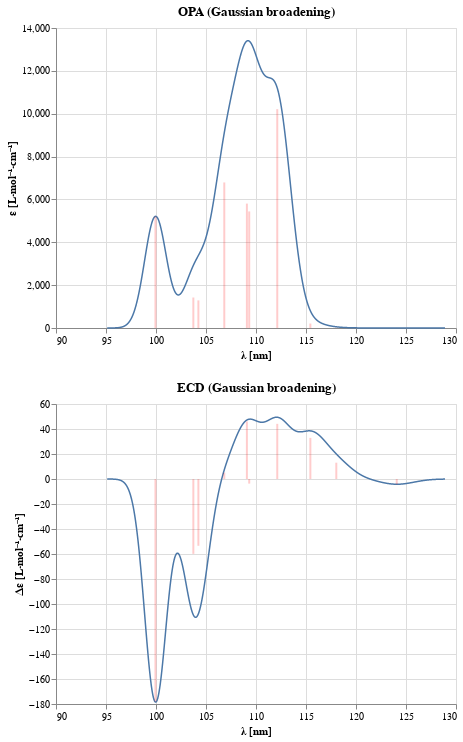

This figure's notebook cell:
### Markdown cell above
We can now plot these spectra with any library we want. In this example, I will use [Altair](https://altair-viz.github.io/) and [pandas](https://pandas.pydata.org/). The raw data is stored in NumPy arrays and any plotting library will work!

### Code cell
from altair_spectrum import plot_spectrum

opa_plot = plot_spectrum(opa_spectrum,
                         title="OPA (Gaussian broadening)",
                         x_title=("λ", "nm"))

ecd_plot = plot_spectrum(ecd_spectrum,
                         title="ECD (Gaussian broadening)",
                         x_title=("λ", "nm"),
                         y_title=("Δε", "L⋅mol⁻¹⋅cm⁻¹"))

opa_plot & ecd_plot

### Figure 1 — Vega-Lite specification as saved in the notebook (floating-point values rounded to 4 significant figures; data arrays with more than 128 entries replaced by an {"elided": "..."} marker saying what was removed)
{"config": {"view": {"continuousWidth": 400, "continuousHeight": 300}}, "vconcat": [{"layer": [{"data": {"name": "data-8704d630b85872274c108887c7e7652c"}, "mark": {"type": "line", "size": 1.5}, "encoding": {"x": {"type": "quantitative", "axis": {"offset": 0, "title": "λ [nm]"}, "field": "x"}, "y": {"type": "quantitative", "axis": {"title": "ε [L⋅mol⁻¹⋅cm⁻¹]"}, "field": "y"}}}, {"data": {"name": "data-8704d630b85872274c108887c7e7652c"}, "mark": "circle", "encoding": {"x": {"type": "quantitative", "axis": {"offset": 0, "title": "λ [nm]"}, "field": "x"}, "y": {"type": "quantitative", "axis": {"title": "ε [L⋅mol⁻¹⋅cm⁻¹]"}, "field": "y"}}, "transform": [{"filter": {"selection": "selector005"}}]}, {"data": {"name": "data-8704d630b85872274c108887c7e7652c"}, "mark": "rule", "encoding": {"opacity": {"condition": {"value": 0.3, "selection": "selector005"}, "value": 0}, "tooltip": [{"type": "quantitative", "field": "x", "format": ".4f", "title": "λ"}, {"type": "quantitative", "field": "y", "format": ".1f", "title": "ε"}], "x": {"type": "quantitative", "field": "x"}}, "selection": {"selector005": {"type": "single", "fields": ["x"], "nearest": true, "on": "mouseover", "empty": "none", "clear": "mouseout"}}}, {"data": {"name": "data-96f4528e78679ae0dc09232ce472f6cc"}, "mark": {"type": "bar", "color": "red", "opacity": 0.2, "size": 2}, "encoding": {"x": {"type": "quantitative", "field": "poles"}, "y": {"type": "quantitative", "field": "residues"}}}], "title": "OPA (Gaussian broadening)"}, {"layer": [{"data": {"name": "data-9ab414dbe373dd37c850cc90b9082bcc"}, "mark": {"type": "line", "size": 1.5}, "encoding": {"x": {"type": "quantitative", "axis": {"offset": 0, "title": "λ [nm]"}, "field": "x"}, "y": {"type": "quantitative", "axis": {"title": "Δε [L⋅mol⁻¹⋅cm⁻¹]"}, "field": "y"}}}, {"data": {"name": "data-9ab414dbe373dd37c850cc90b9082bcc"}, "mark": "circle", "encoding": {"x": {"type": "quantitative", "axis": {"offset": 0, "title": "λ [nm]"}, "field": "x"}, "y": {"type": "quantitative", "axis": {"title": "Δε [L⋅mol⁻¹⋅cm⁻¹]"}, "field": "y"}}, "transform": [{"filter": {"selection": "selector006"}}]}, {"data": {"name": "data-9ab414dbe373dd37c850cc90b9082bcc"}, "mark": "rule", "encoding": {"opacity": {"condition": {"value": 0.3, "selection": "selector006"}, "value": 0}, "tooltip": [{"type": "quantitative", "field": "x", "format": ".4f", "title": "λ"}, {"type": "quantitative", "field": "y", "format": ".1f", "title": "Δε"}], "x": {"type": "quantitative", "field": "x"}}, "selection": {"selector006": {"type": "single", "fields": ["x"], "nearest": true, "on": "mouseover", "empty": "none", "clear": "mouseout"}}}, {"data": {"name": "data-3821fd874d5f3aa80d3072b2c6ccbc89"}, "mark": {"type": "bar", "color": "red", "opacity": 0.2, "size": 2}, "encoding": {"x": {"type": "quantitative", "field": "poles"}, "y": {"type": "quantitative", "field": "residues"}}}], "title": "ECD (Gaussian broadening)"}], "$schema": "https://vega.github.io/schema/vega-lite/v4.8.1.json", "datasets": {"data-8704d630b85872274c108887c7e7652c": {"elided": "5000 records"}, "data-96f4528e78679ae0dc09232ce472f6cc": [{"poles": 124.1, "residues": 3.101}, {"poles": 118.0, "residues": 10.72}, {"poles": 115.4, "residues": 208.5}, {"poles": 112.1, "residues": 10210.0}, {"poles": 109.3, "residues": 5440.0}, {"poles": 109.1, "residues": 5806.0}, {"poles": 106.8, "residues": 6793.0}, {"poles": 104.2, "residues": 1289.0}, {"poles": 103.7, "residues": 1423.0}, {"poles": 99.95, "residues": 5199.0}], "data-9ab414dbe373dd37c850cc90b9082bcc": {"elided": "5000 records"}, "data-3821fd874d5f3aa80d3072b2c6ccbc89": [{"poles": 124.1, "residues": -4.199}, {"poles": 118.0, "residues": 13.06}, {"poles": 115.4, "residues": 32.91}, {"poles": 112.1, "residues": 44.14}, {"poles": 109.3, "residues": -3.691}, {"poles": 109.1, "residues": 46.01}, {"poles": 106.8, "residues": 5.023}, {"poles": 104.2, "residues": -53.43}, {"poles": 103.7, "residues": -59.9}, {"poles": 99.95, "residues": -178.0}]}}
